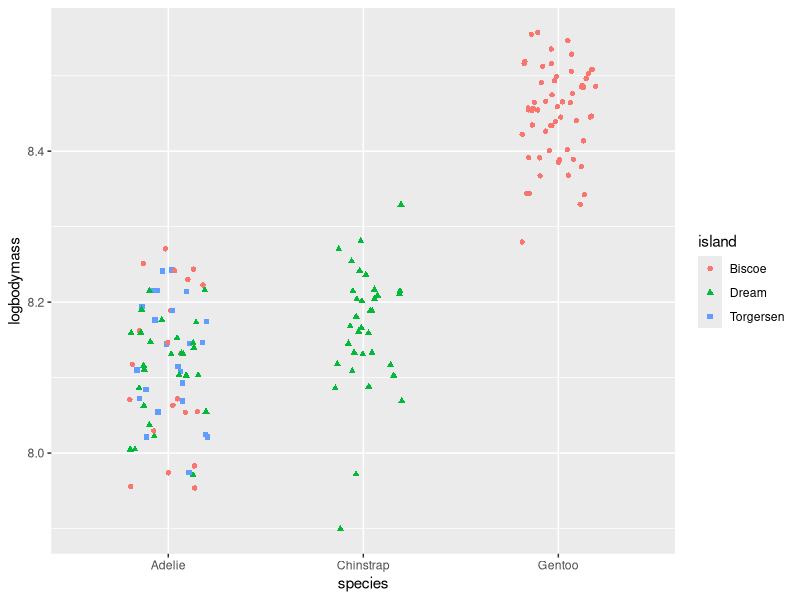
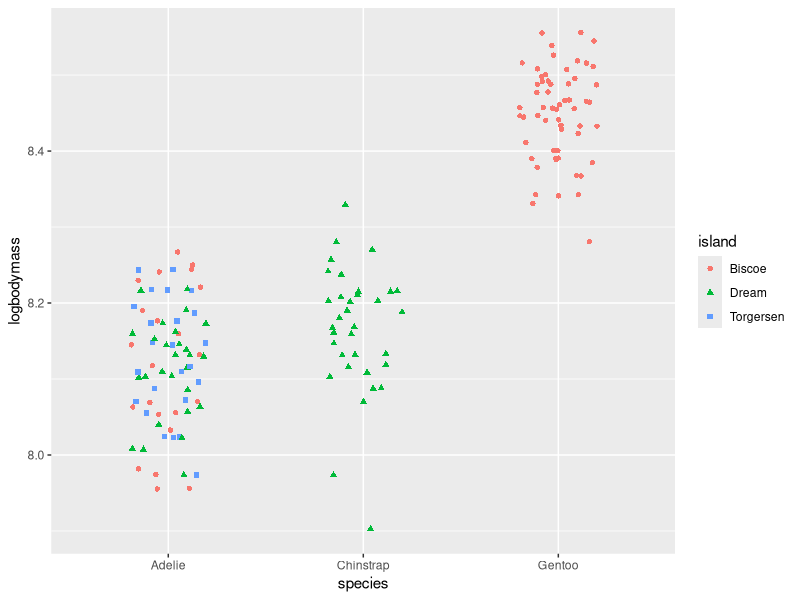

Write R code to recreate these figures, in order.
################################
### THis is week 4a script for LAB
### this script will calculate penguin data

###Author Group 1

## Date created Feb 15, 2022


library(tidyverse)
library(palmerpenguins)
library(here)

#### this function will calculates the mean and variance of body mass 
# by species, island, and sex without any NAs


penguins %>% 
  drop_na(sex, body_mass_g) %>% 
  group_by(species, island, sex) %>% # gets the summarised variable by the group
  summarise(mean_bodymass = mean(body_mass_g, # finds the mean
                                na.rm = TRUE), # skip na entries
          varience_bodymass = var(body_mass_g, #Variance function
                              na.rm=TRUE)) # skips the NA entries

#### This function filters out (i.e. excludes) male penguins, then calculates 
# the log body mass, then selects only the columns for species, island, sex, and
# log body mass, then use these data to make any plot. 
# Make sure the plot has clean and clear labels and follows best practices. 
# Save the plot in the correct output folder.

penguins %>% 
  drop_na(sex) %>% 
  filter(sex != "male") %>% 
  mutate(logbodymass = log(body_mass_g)) %>% 
  select(species, island, sex, logbodymass) %>% 
  ggplot(mapping = aes(x = species,
                       y = logbodymass,
                       color = island, 
                       shape = island))+
    geom_jitter(width = .2)
# aes()
    #labs()
    
  


ggsave("")

